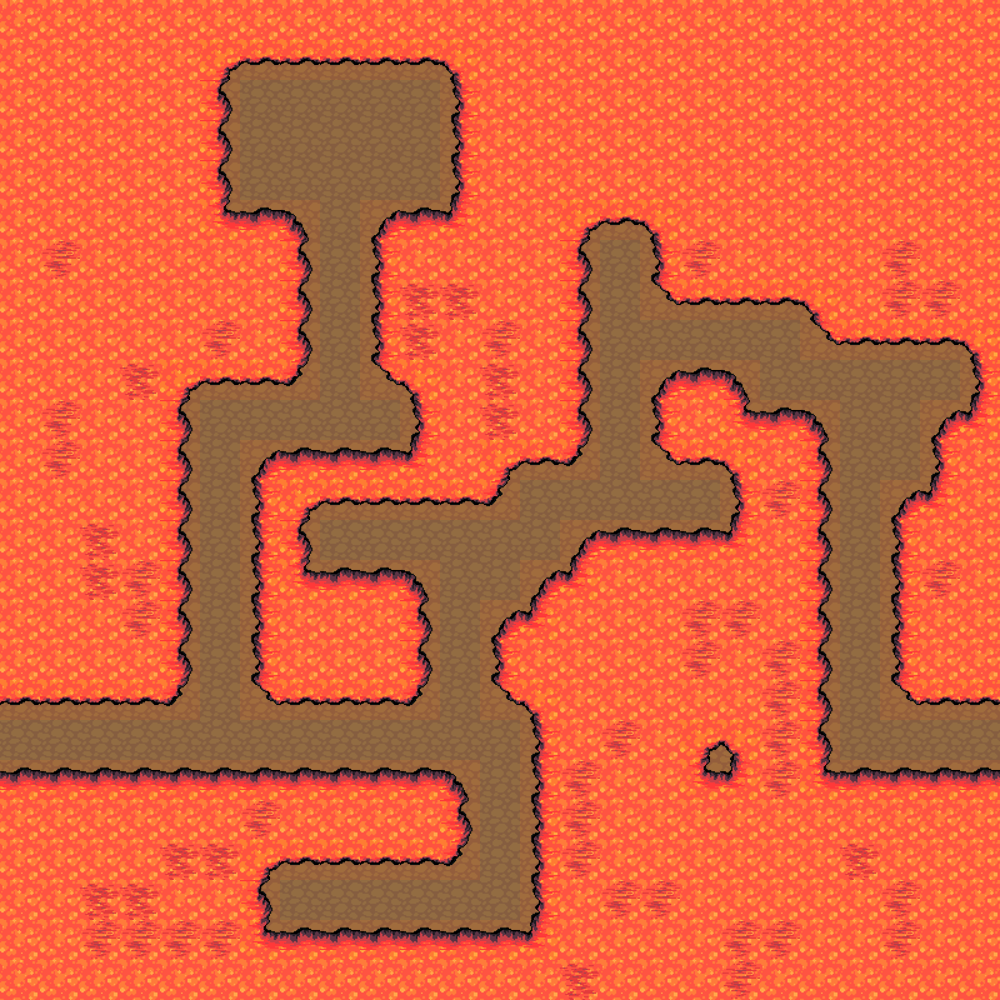

A 2D game scene composited from a Tiled map and its tileset images. What follows is a short description and the map's XML, with every tile layer's data as written:
An orthogonal 25x25 tile map with 40x40 px tiles, 1 tile layer (Capa de Patrones 1).

<map version="1.0" tiledversion="1.1.4" orientation="orthogonal" renderorder="left-down" width="25" height="25" tilewidth="40" tileheight="40" infinite="0" nextobjectid="1">
 <tileset firstgid="1" source="spriteness.tsx" />
 <layer name="Capa de Patrones 1" width="25" height="25">
  <data encoding="csv">
147,147,147,147,147,147,147,147,147,147,147,147,147,147,147,147,147,147,147,147,147,147,147,147,147,
147,147,147,147,147,155,158,158,158,158,158,154,147,147,147,147,147,147,147,147,147,147,147,147,147,
147,147,147,147,147,160,83,83,83,83,83,161,147,147,147,147,147,147,147,147,147,147,147,147,147,
147,147,147,147,147,160,83,83,83,83,83,161,147,147,147,147,147,147,147,147,147,147,147,147,147,
147,147,147,147,147,160,83,83,83,83,83,161,147,147,147,147,147,147,147,147,147,147,147,147,147,
147,147,147,147,147,153,150,149,83,151,150,152,147,147,155,158,154,147,147,147,147,147,147,147,147,
147,146,147,147,147,147,147,160,83,161,147,147,147,147,160,83,161,146,147,147,147,147,146,147,147,
147,147,147,147,147,147,147,160,83,161,144,144,147,147,160,83,159,158,158,158,154,147,146,146,147,
147,147,147,147,147,146,147,160,83,161,144,147,146,147,160,83,83,83,83,83,159,158,158,158,154,
147,147,147,144,155,158,158,157,83,159,154,147,144,147,160,83,151,150,149,83,83,83,83,83,161,
147,146,147,147,160,83,83,83,83,83,161,147,144,147,160,83,161,147,153,150,149,83,83,151,152,
147,146,147,147,160,83,151,150,150,150,152,147,155,158,157,83,159,158,154,147,160,83,83,161,147,
147,147,147,147,160,83,161,155,158,158,158,158,157,83,83,83,83,83,161,146,160,83,151,152,147,
147,147,144,147,160,83,161,160,83,83,83,83,83,83,151,150,150,150,152,147,160,83,161,147,147,
147,147,144,146,160,83,161,153,150,150,149,83,83,151,152,147,147,147,147,147,160,83,161,146,147,
147,147,147,146,160,83,161,147,147,147,160,83,151,152,147,147,147,146,146,147,160,83,161,147,147,
147,147,147,147,160,83,161,147,147,147,160,83,161,147,147,147,147,146,147,146,160,83,161,147,147,
158,158,158,158,157,83,159,158,158,158,157,83,159,154,147,147,147,147,147,146,160,83,159,158,158,
83,83,83,83,83,83,83,83,83,83,83,83,83,161,147,146,147,155,154,146,160,83,83,83,83,
150,150,150,150,150,150,150,150,150,150,150,149,83,161,146,147,147,153,152,146,153,150,150,150,150,
147,147,147,147,147,147,146,147,147,147,147,160,83,161,146,147,147,147,147,147,147,147,147,147,147,
147,147,147,147,144,144,155,158,158,158,158,157,83,161,146,147,147,147,147,147,147,144,147,147,147,
147,147,144,144,147,147,160,83,83,83,83,83,83,161,147,146,146,147,147,147,147,147,146,147,147,
147,147,146,146,146,146,153,150,150,150,150,150,150,152,147,147,147,147,146,146,147,147,146,147,147,
147,147,147,147,147,147,147,147,147,147,147,147,147,147,144,147,147,147,146,147,147,147,147,147,147
</data>
 </layer>
</map>
